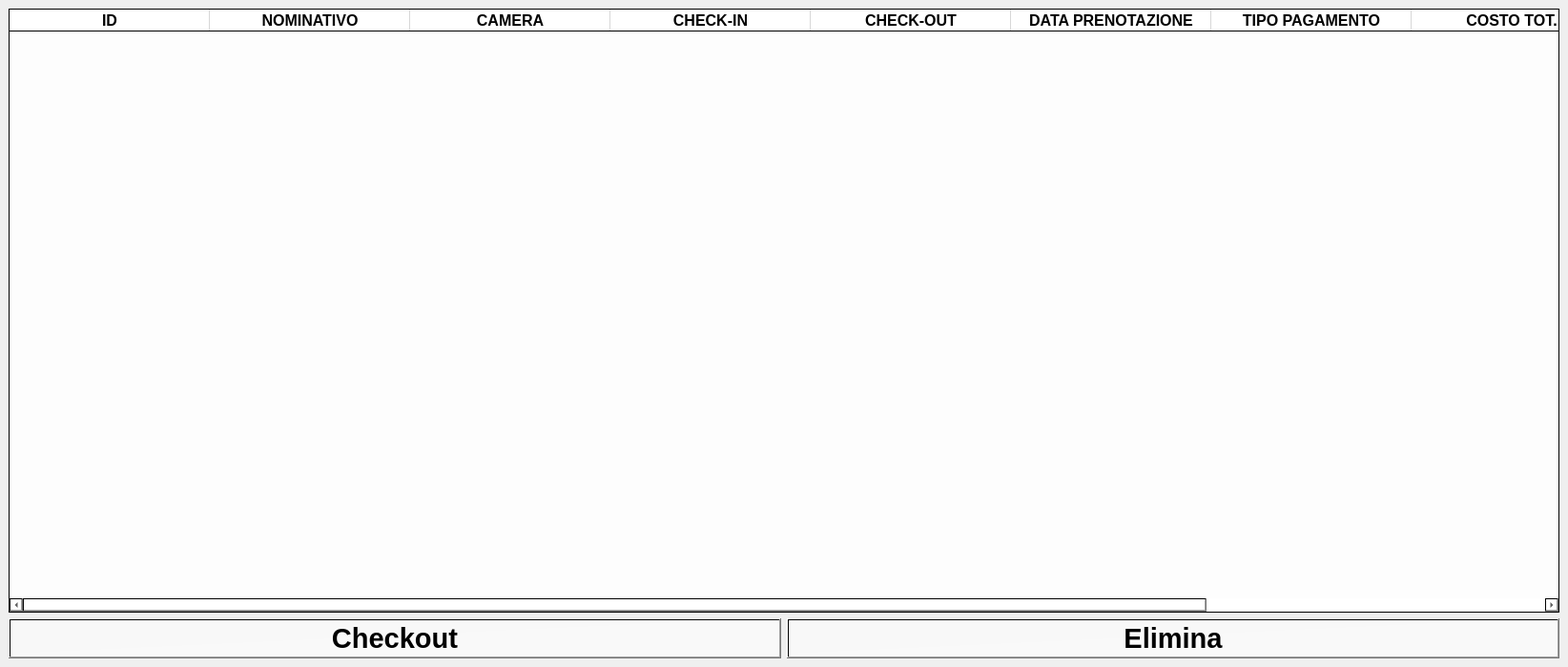
<?xml version="1.0" encoding="UTF-8"?>
<ui version="4.0">
 <class>MainWindow</class>
 <widget class="QMainWindow" name="MainWindow">
  <property name="geometry">
   <rect>
    <x>0</x>
    <y>0</y>
    <width>1644</width>
    <height>699</height>
   </rect>
  </property>
  <property name="windowTitle">
   <string>Lista prenotazioni camere</string>
  </property>
  <property name="windowIcon">
   <iconset>
    <normaloff>resources/logo/logo_small_icon_only_inverted.png</normaloff>resources/logo/logo_small_icon_only_inverted.png</iconset>
  </property>
  <widget class="QWidget" name="centralwidget">
   <layout class="QGridLayout" name="gridLayout">
    <item row="0" column="0">
     <layout class="QVBoxLayout" name="verticalLayout">
      <item>
       <widget class="QTableWidget" name="tW_lista_prenotazioni_camere">
        <property name="font">
         <font>
          <pointsize>10</pointsize>
         </font>
        </property>
        <property name="styleSheet">
         <string notr="true">background-image: url(:/ombrelloni/tpg.png);
background-color: qlineargradient(spread:pad, x1:0, y1:1, x2:1, y2:0, stop:0 rgba(255, 255, 255, 225), stop:1 rgba(255, 255, 255, 227));</string>
        </property>
        <property name="editTriggers">
         <set>QAbstractItemView::NoEditTriggers</set>
        </property>
        <property name="selectionMode">
         <enum>QAbstractItemView::SingleSelection</enum>
        </property>
        <property name="selectionBehavior">
         <enum>QAbstractItemView::SelectRows</enum>
        </property>
        <attribute name="horizontalHeaderDefaultSectionSize">
         <number>210</number>
        </attribute>
        <attribute name="horizontalHeaderStretchLastSection">
         <bool>true</bool>
        </attribute>
        <column>
         <property name="text">
          <string>ID</string>
         </property>
         <property name="font">
          <font>
           <pointsize>12</pointsize>
           <weight>75</weight>
           <bold>true</bold>
          </font>
         </property>
        </column>
        <column>
         <property name="text">
          <string>NOMINATIVO</string>
         </property>
         <property name="font">
          <font>
           <pointsize>12</pointsize>
           <weight>75</weight>
           <bold>true</bold>
          </font>
         </property>
        </column>
        <column>
         <property name="text">
          <string>CAMERA</string>
         </property>
         <property name="font">
          <font>
           <pointsize>12</pointsize>
           <weight>75</weight>
           <bold>true</bold>
          </font>
         </property>
        </column>
        <column>
         <property name="text">
          <string>CHECK-IN</string>
         </property>
         <property name="font">
          <font>
           <pointsize>12</pointsize>
           <weight>75</weight>
           <bold>true</bold>
          </font>
         </property>
        </column>
        <column>
         <property name="text">
          <string>CHECK-OUT</string>
         </property>
         <property name="font">
          <font>
           <pointsize>12</pointsize>
           <weight>75</weight>
           <bold>true</bold>
          </font>
         </property>
        </column>
        <column>
         <property name="text">
          <string>DATA PRENOTAZIONE</string>
         </property>
         <property name="font">
          <font>
           <pointsize>12</pointsize>
           <weight>75</weight>
           <bold>true</bold>
          </font>
         </property>
        </column>
        <column>
         <property name="text">
          <string>TIPO PAGAMENTO</string>
         </property>
         <property name="font">
          <font>
           <pointsize>12</pointsize>
           <weight>75</weight>
           <bold>true</bold>
          </font>
         </property>
        </column>
        <column>
         <property name="text">
          <string>COSTO TOT.</string>
         </property>
         <property name="font">
          <font>
           <pointsize>12</pointsize>
           <weight>75</weight>
           <bold>true</bold>
          </font>
         </property>
        </column>
        <column>
         <property name="text">
          <string>DIPENDENTE</string>
         </property>
         <property name="font">
          <font>
           <pointsize>12</pointsize>
           <weight>75</weight>
           <bold>true</bold>
          </font>
         </property>
        </column>
       </widget>
      </item>
      <item>
       <layout class="QHBoxLayout" name="horizontalLayout">
        <item>
         <widget class="QPushButton" name="pB_checkout">
          <property name="font">
           <font>
            <pointsize>22</pointsize>
            <weight>75</weight>
            <bold>true</bold>
           </font>
          </property>
          <property name="cursor">
           <cursorShape>PointingHandCursor</cursorShape>
          </property>
          <property name="styleSheet">
           <string notr="true">background-image: url(:/ombrelloni/tpg.png);
background-color: qlineargradient(spread:pad, x1:0, y1:0, x2:1, y2:1, stop:0 rgba(255, 255, 255, 140), stop:1 rgba(255, 255, 255, 165));</string>
          </property>
          <property name="text">
           <string>Checkout</string>
          </property>
         </widget>
        </item>
        <item>
         <widget class="QPushButton" name="pB_elimina">
          <property name="font">
           <font>
            <pointsize>22</pointsize>
            <weight>75</weight>
            <bold>true</bold>
           </font>
          </property>
          <property name="cursor">
           <cursorShape>PointingHandCursor</cursorShape>
          </property>
          <property name="styleSheet">
           <string notr="true">background-image: url(:/ombrelloni/tpg.png);
background-color: qlineargradient(spread:pad, x1:0, y1:0, x2:1, y2:1, stop:0 rgba(255, 255, 255, 140), stop:1 rgba(255, 255, 255, 165));</string>
          </property>
          <property name="text">
           <string>Elimina</string>
          </property>
         </widget>
        </item>
       </layout>
      </item>
     </layout>
    </item>
   </layout>
  </widget>
 </widget>
 <resources>
  <include location="resources/Ombrelloni/ombrelloni.qrc"/>
 </resources>
 <connections/>
</ui>
